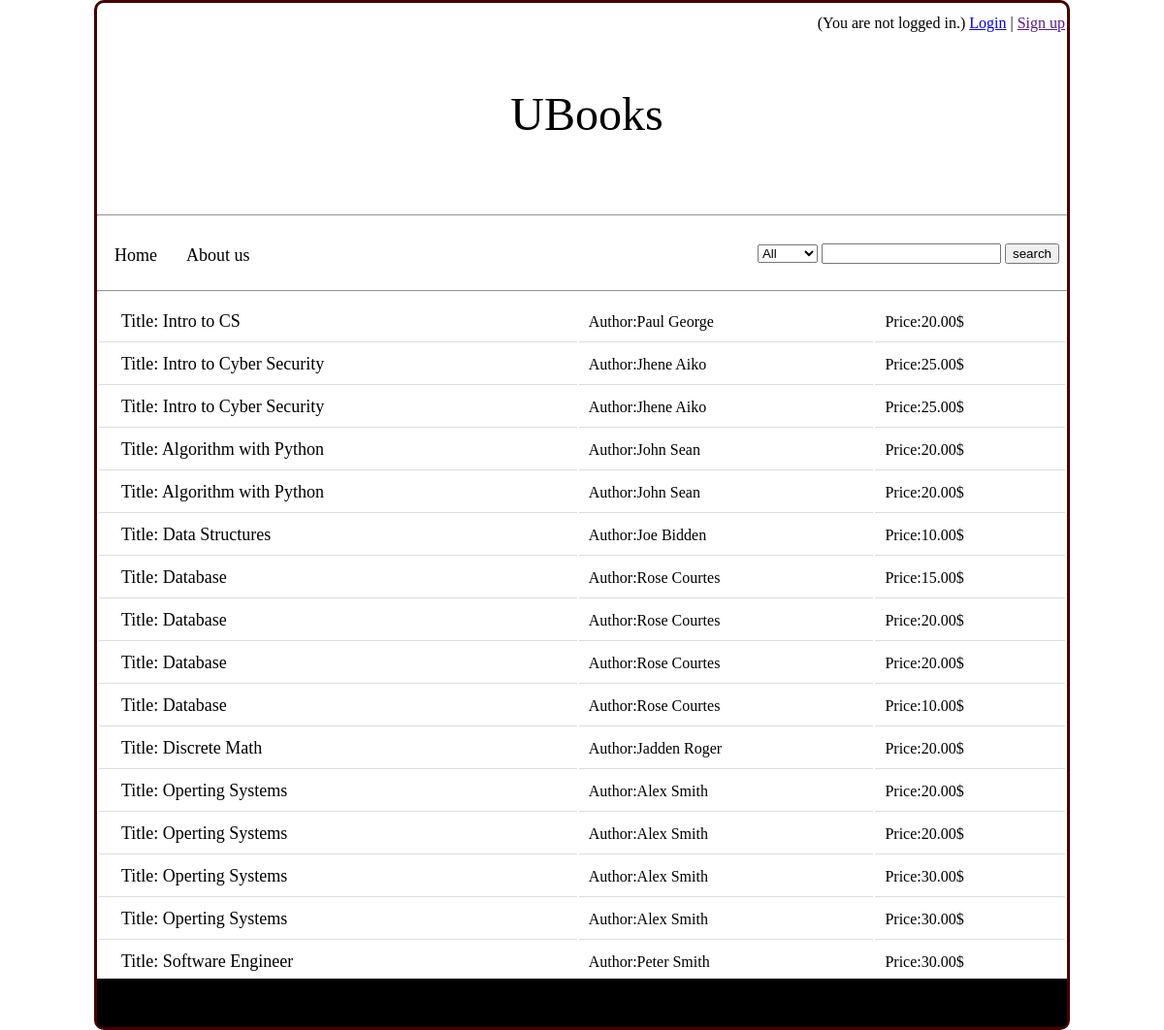
The page / on the database its author committed.
### tables this page shows
create table Products(
	product_ID varchar(5) not null,
	user_ID varchar(5) not null,
	isbn_10 varchar(10) not null,
	price float(5,2),
	pay_method char(30),
	delivery_method char(30),
	
	primary key (product_ID),
	foreign key (user_ID) references Users(user_ID),
	foreign key (isbn_10) references Books(isbn_10)
);

create table Books(
	isbn_10 varchar(10) not null,
	title char(30) not null,
    author char(30),
    publish_date date,
	edition int(2),
	subject char(15),
	
	primary key (isbn_10)
);

### PHP/search_functions.php (the view, shortened to what this page needs)
<?php
	function viewAll(){
		$mysqli = new mysqli(DB_HOST, DB_USERNAME, DB_PASSWORD, DB_DATABASE);
		 $sql = "SELECT * FROM products natural join books WHERE product_ID not in (select product_ID from orders)";
		$result = $mysqli->query($sql);
		if ($result->num_rows > 0) {
			echo '<table id="book_list2">';
			while($row = $result->fetch_assoc()) {
				$title= $row["title"];
				$author= $row["author"];
				$price= $row["price"];
				echo '	<tr>';
				echo'		<td><a href="book_information.php">Title: '.$title.'</a></td>';
				echo'		<td>Author:'.$author.'</td>';
				echo'		<td>Price:'.$price.'$</td>';
				echo'	</tr>';
			}
			echo'</table>';
		} else {
			echo "<p>0 results</p>";
		}
	}
?>

### index.php (shortened to what this page needs)
<!DOCTYPE >
<html>
<?php require_once('PHP/search_functions.php');?>
<link rel="stylesheet" href="style/index_style.css"/>
<body>
	<div class="main_wrapper">
		<div class="header">
			<div class="Account_header">
			<?php if (!empty($old_user)){echo '(Logged out.) ';}else{ echo '(You are not logged in.) '; }?>
			<a href="loginPage.php" >Login</a> | <a href="" >Sign up</a>
			</div>
			<h1 id="title">UBooks</h1>
		</div>
		<hr>
			<div class="menu_bar">
				<ul id="menu">
					<li><a href="index.php">Home</a></li>
					<li><a href="">About us</a></li>
				</ul>
				<div id="form">
					<form action="search_Index.php" method="post">
						<select name="searchtype">
							<option value="showAll">All</option>
						</select>
						<input name="searchterm" type="text">
						<input type="submit" value="search">
				</form>
				</div>
			</div>
		<hr>
		<div class="content_wrapper">
			<div id="content_area">
				<?php viewAll();?>
			</div>
		</div>
		<div id="footer"> </div>
	</div>
</body>
</html>

### style/index_style.css (style rules this page uses)
html, body, div, span, applet, object, iframe, h1, h2, h3, h4, h5, h6, p, blockquote, pre, a, abbr, acronym, address, big, cite, code, html, body, div, span, applet, object, iframe, h1, h2, h3, h4, h5, h6, p, blockquote, pre, a, abbr, acronym, address, big, cite, code, del, dfn, em, img, ins, kbd, q, s, samp, small, strike, strong, sub, sup, tt, var, b, u, i, center, dl, dt, dd, ol, ul, li, fieldset, form, label, legend, table, caption, tbody, tfoot, thead, tr, th, td, article, aside, canvas, details, embed, figure, figcaption, footer, header, hgroup, menu, nav, output, ruby, section, summary, time, mark, audio, video { margin: 0; padding: 0; border: 0; font-size: 100%; font: inherit; vertical-align: baseline; }
.main_wrapper { width:1000px; height:auto; margin:auto; border-radius: 10px; border:3px solid #480000; }
.header { width:1000px; height:200px; margin:auto; text-align:center; padding:5px; }
#title { padding-top:50px; }
.Account_header { text-align:right; padding:7px; }
.menu_bar { width:1000px; height:50px; padding-top:10px; }
#menu { padding:5px; margin:0; line-height:35px; float:left; }
#menu li { list-style:none; display:inline; }
#menu a { text-decoration:none; color:black; padding:8px; margin:5px; font-size:18px; }
.content_wrapper { width:1000px; height:700px; margin:auto; }
#content_area { width:1000px; }
#book_list2 { width:100%; }
#book_list2 td { text-align:left; padding:10px; border-bottom: 1px solid #ddd; }
#book_list2 a { text-decoration:none; color:black; padding:8px; margin:5px; font-size:18px; }
#form { float:right; padding-right:8px; line-height:40px; }
#footer { width:1000px; height:50px; margin:auto; background:black; color:white; clear:both; text-align:center; border-bottom-right-radius: 5px; border-bottom-left-radius: 5px; }
h1 { font-size:300%; }

### rows shown on the page
products: isbn_10.title "Intro to CS", isbn_10.author "Paul George", price "20.00"
products: isbn_10.title "Intro to Cyber Security", isbn_10.author "Jhene Aiko", price "25.00"
products: isbn_10.title "Intro to Cyber Security", isbn_10.author "Jhene Aiko", price "25.00"
products: isbn_10.title "Algorithm with Python", isbn_10.author "John Sean", price "20.00"
products: isbn_10.title "Algorithm with Python", isbn_10.author "John Sean", price "20.00"
products: isbn_10.title "Data Structures", isbn_10.author "Joe Bidden", price "10.00"
products: isbn_10.title "Database", isbn_10.author "Rose Courtes", price "15.00"
products: isbn_10.title "Database", isbn_10.author "Rose Courtes", price "20.00"
products: isbn_10.title "Database", isbn_10.author "Rose Courtes", price "20.00"
products: isbn_10.title "Database", isbn_10.author "Rose Courtes", price "10.00"
products: isbn_10.title "Discrete Math", isbn_10.author "Jadden Roger", price "20.00"
products: isbn_10.title "Operting Systems", isbn_10.author "Alex Smith", price "20.00"
products: isbn_10.title "Operting Systems", isbn_10.author "Alex Smith", price "20.00"
products: isbn_10.title "Operting Systems", isbn_10.author "Alex Smith", price "30.00"
products: isbn_10.title "Operting Systems", isbn_10.author "Alex Smith", price "30.00"
products: isbn_10.title "Software Engineer", isbn_10.author "Peter Smith", price "30.00"
